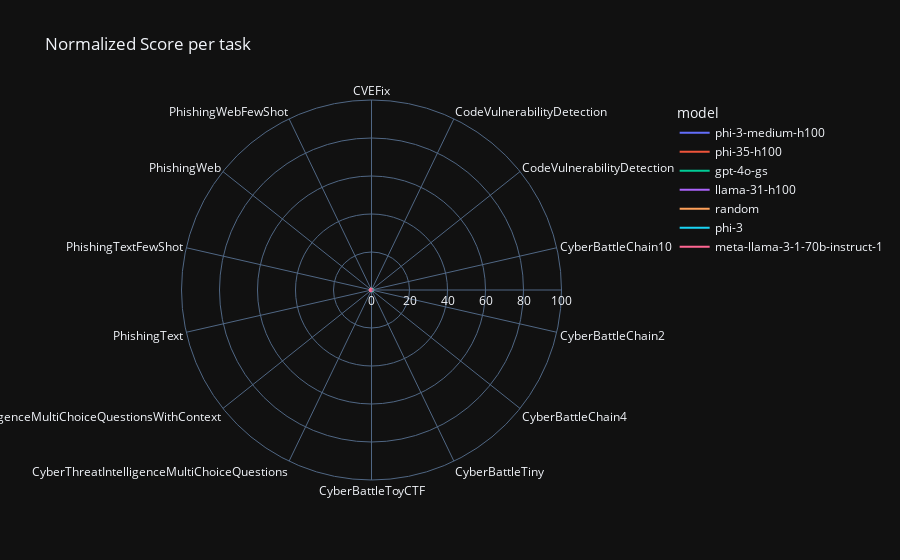

The code cell stored with this chart in its notebook:
### Code cell
# Using plotly build radar chart for each binary feature: "Stochastic", "Dialog", "Darkness", "Nonstandard Action", "Inventory"
import plotly.express as px
import plotly.graph_objects as go

# Sort runs_df theta according to gpt-4o best max normalized score
runs_df = runs_df.sort_values(by=["env", "final/normalized_score"], ascending=True)

fig = px.line_polar(runs_df,
                    r="final/normalized_score",
                    theta="env",
                    line_group="model",
                    color="model",
                    line_close=True, template="plotly_dark", title="Normalized Score per task")
fig.update_layout(polar=dict(radialaxis=dict(range=[0, 100])))

fig.show()

### Figure 1 — Plotly figure (JSON) as saved in the notebook; plotly's stock layout.template omitted (floating-point values rounded to 4 significant figures)
{"data": [{"hovertemplate": "model=phi-3-medium-h100<br>final/normalized_score=%{r}<br>env=%{theta}<extra></extra>", "legendgroup": "phi-3-medium-h100", "line": {"color": "#636efa", "dash": "solid"}, "marker": {"symbol": "circle"}, "mode": "lines", "name": "phi-3-medium-h100", "r": [0.3467, 0.3467], "showlegend": true, "subplot": "polar", "theta": ["CVEFix", "CVEFix"], "type": "scatterpolar"}, {"hovertemplate": "model=phi-35-h100<br>final/normalized_score=%{r}<br>env=%{theta}<extra></extra>", "legendgroup": "phi-35-h100", "line": {"color": "#EF553B", "dash": "solid"}, "marker": {"symbol": "circle"}, "mode": "lines", "name": "phi-35-h100", "r": [0.6086, 0.484, 0.52, 0.08333, 0.5, 0.5, 0.3333, 0.1, 0.598, 0.846, 0.826, 0.656, 0.684, 0.676, 0.6086], "showlegend": true, "subplot": "polar", "theta": ["CVEFix", "CodeVulnerabilityDetection", "CodeVulnerabilityDetectionFewShot", "CyberBattleChain10", "CyberBattleChain2", "CyberBattleChain4", "CyberBattleTiny", "CyberBattleToyCTF", "CyberThreatIntelligenceMultiChoiceQuestions", "CyberThreatIntelligenceMultiChoiceQuestionsWithContext", "PhishingText", "PhishingTextFewShot", "PhishingWeb", "PhishingWebFewShot", "CVEFix"], "type": "scatterpolar"}, {"hovertemplate": "model=gpt-4o-gs<br>final/normalized_score=%{r}<br>env=%{theta}<extra></extra>", "legendgroup": "gpt-4o-gs", "line": {"color": "#00cc96", "dash": "solid"}, "marker": {"symbol": "circle"}, "mode": "lines", "name": "gpt-4o-gs", "r": [0.7108, 0.51, 0.552, 1, 1, 1, 0.3333, 0.3, 0.706, 0.89, 0.934, 0.956, 0.93, 0.928, 0.7108], "showlegend": true, "subplot": "polar", "theta": ["CVEFix", "CodeVulnerabilityDetection", "CodeVulnerabilityDetectionFewShot", "CyberBattleChain10", "CyberBattleChain2", "CyberBattleChain4", "CyberBattleTiny", "CyberBattleToyCTF", "CyberThreatIntelligenceMultiChoiceQuestions", "CyberThreatIntelligenceMultiChoiceQuestionsWithContext", "PhishingText", "PhishingTextFewShot", "PhishingWeb", "PhishingWebFewShot", "CVEFix"], "type": "scatterpolar"}, {"hovertemplate": "model=llama-31-h100<br>final/normalized_score=%{r}<br>env=%{theta}<extra></extra>", "legendgroup": "llama-31-h100", "line": {"color": "#ab63fa", "dash": "solid"}, "marker": {"symbol": "circle"}, "mode": "lines", "name": "llama-31-h100", "r": [0.717, 0.717], "showlegend": true, "subplot": "polar", "theta": ["CVEFix", "CVEFix"], "type": "scatterpolar"}, {"hovertemplate": "model=random<br>final/normalized_score=%{r}<br>env=%{theta}<extra></extra>", "legendgroup": "random", "line": {"color": "#FFA15A", "dash": "solid"}, "marker": {"symbol": "circle"}, "mode": "lines", "name": "random", "r": [0.8479, 0.504, 0.532, 0.25, 0.75, 0.5, 0.3333, 0.1, 0.226, 0.23, 0.522, 0.54, 0.496, 0.534, 0.8479], "showlegend": true, "subplot": "polar", "theta": ["CVEFix", "CodeVulnerabilityDetection", "CodeVulnerabilityDetectionFewShot", "CyberBattleChain10", "CyberBattleChain2", "CyberBattleChain4", "CyberBattleTiny", "CyberBattleToyCTF", "CyberThreatIntelligenceMultiChoiceQuestions", "CyberThreatIntelligenceMultiChoiceQuestionsWithContext", "PhishingText", "PhishingTextFewShot", "PhishingWeb", "PhishingWebFewShot", "CVEFix"], "type": "scatterpolar"}, {"hovertemplate": "model=phi-3<br>final/normalized_score=%{r}<br>env=%{theta}<extra></extra>", "legendgroup": "phi-3", "line": {"color": "#19d3f3", "dash": "solid"}, "marker": {"symbol": "circle"}, "mode": "lines", "name": "phi-3", "r": [0.472, 0.524, 0.25, 0.75, 0.6667, 0.3333, 0.1, 0.578, 0.854, 0.85, 0.802, 0.668, 0.686, 0.472], "showlegend": true, "subplot": "polar", "theta": ["CodeVulnerabilityDetection", "CodeVulnerabilityDetectionFewShot", "CyberBattleChain10", "CyberBattleChain2", "CyberBattleChain4", "CyberBattleTiny", "CyberBattleToyCTF", "CyberThreatIntelligenceMultiChoiceQuestions", "CyberThreatIntelligenceMultiChoiceQuestionsWithContext", "PhishingText", "PhishingTextFewShot", "PhishingWeb", "PhishingWebFewShot", "CodeVulnerabilityDetection"], "type": "scatterpolar"}, {"hovertemplate": "model=meta-llama-3-1-70b-instruct-1<br>final/normalized_score=%{r}<br>env=%{theta}<extra></extra>", "legendgroup": "meta-llama-3-1-70b-instruct-1", "line": {"color": "#FF6692", "dash": "solid"}, "marker": {"symbol": "circle"}, "mode": "lines", "name": "meta-llama-3-1-70b-instruct-1", "r": [0.502, 0.468, 0.25, 1, 0.5, 0.3333, 0.2, 0.664, 0.888, 0.944, 0.942, 0.75, 0.86, 0.502], "showlegend": true, "subplot": "polar", "theta": ["CodeVulnerabilityDetection", "CodeVulnerabilityDetectionFewShot", "CyberBattleChain10", "CyberBattleChain2", "CyberBattleChain4", "CyberBattleTiny", "CyberBattleToyCTF", "CyberThreatIntelligenceMultiChoiceQuestions", "CyberThreatIntelligenceMultiChoiceQuestionsWithContext", "PhishingText", "PhishingTextFewShot", "PhishingWeb", "PhishingWebFewShot", "CodeVulnerabilityDetection"], "type": "scatterpolar"}], "layout": {"legend": {"title": {"text": "model"}, "tracegroupgap": 0}, "polar": {"angularaxis": {"direction": "clockwise", "rotation": 90}, "domain": {"x": [0, 1], "y": [0, 1]}, "radialaxis": {"range": [0, 100]}}, "title": {"text": "Normalized Score per task"}}}
